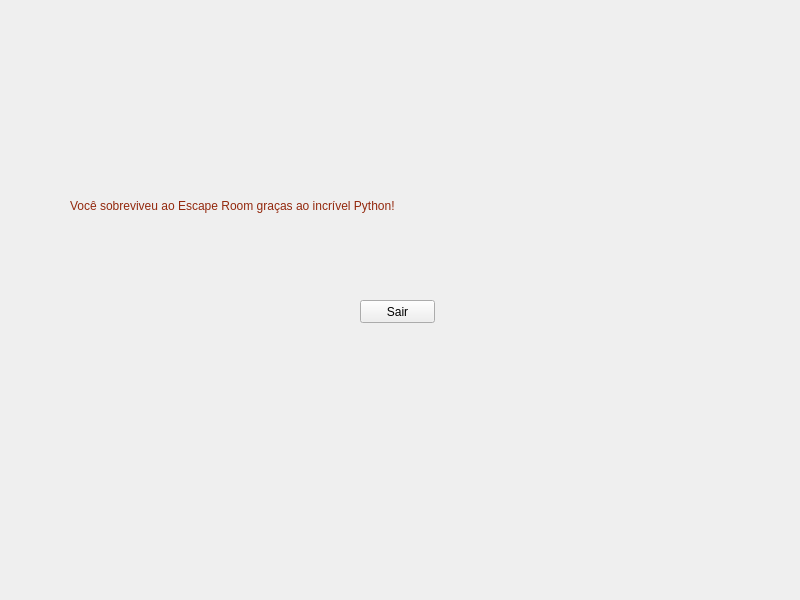
<?xml version="1.0" encoding="UTF-8"?>
<ui version="4.0">
 <class>final_2</class>
 <widget class="QMainWindow" name="final_2">
  <property name="geometry">
   <rect>
    <x>0</x>
    <y>0</y>
    <width>800</width>
    <height>600</height>
   </rect>
  </property>
  <property name="minimumSize">
   <size>
    <width>800</width>
    <height>600</height>
   </size>
  </property>
  <property name="maximumSize">
   <size>
    <width>800</width>
    <height>600</height>
   </size>
  </property>
  <property name="windowTitle">
   <string>final</string>
  </property>
  <widget class="QWidget" name="centralwidget">
   <widget class="QLabel" name="lbImg">
    <property name="geometry">
     <rect>
      <x>0</x>
      <y>0</y>
      <width>800</width>
      <height>600</height>
     </rect>
    </property>
    <property name="minimumSize">
     <size>
      <width>800</width>
      <height>600</height>
     </size>
    </property>
    <property name="maximumSize">
     <size>
      <width>800</width>
      <height>600</height>
     </size>
    </property>
    <property name="text">
     <string/>
    </property>
    <property name="pixmap">
     <pixmap>../img/fina.png</pixmap>
    </property>
    <property name="scaledContents">
     <bool>true</bool>
    </property>
   </widget>
   <widget class="QLabel" name="lbDesc">
    <property name="geometry">
     <rect>
      <x>70</x>
      <y>150</y>
      <width>761</width>
      <height>111</height>
     </rect>
    </property>
    <property name="styleSheet">
     <string notr="true">font: 20pt &quot;Ink Free&quot;;
border-bottom-color: rgb(0, 0, 0);
color: rgb(147, 40, 13);</string>
    </property>
    <property name="text">
     <string>Você sobreviveu ao Escape Room graças ao incrível Python!</string>
    </property>
   </widget>
   <widget class="QPushButton" name="btDesistir">
    <property name="geometry">
     <rect>
      <x>360</x>
      <y>300</y>
      <width>75</width>
      <height>23</height>
     </rect>
    </property>
    <property name="styleSheet">
     <string notr="true"/>
    </property>
    <property name="text">
     <string>Sair</string>
    </property>
   </widget>
  </widget>
 </widget>
 <resources/>
 <connections/>
</ui>
